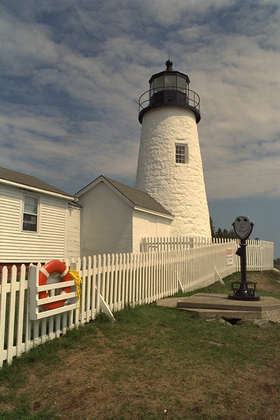
%> input picture BNR/images/kodak_fence.tif, 280 x 420 px, shrunk from 512 x 768 before the run
$ octave BNR_HVS.m   (GNU Octave 9; MATLAB toolbox functions it lacks are replaced by stand-ins)
%> lines starting %> are read from the running program, lines starting %| are printed output that depends on the picture; in (x1, y1, x2, y2) boxes, pixels count from 0 and x2, y2 are one past the last pixel; in counts of white or black regions, pixels touching at a corner belong together; the program's own positions count from 1
### Demosaic/src/RGB2Raw.m
function rawData = RGB2Raw(path, BayerFormat)
% RGB2Raw.m         get rawData from HiRawImage
%   Input:
%       path    	the path of orgImage
%       BayerFormat the format of raw, eg. 'RGGB','GRBG', 'GBRG'
%   Output:
%       rawData     the matrix of raw image data
%   Instructions:
%       author:     wtzhu
%       e-mail:     wtzhu_13@163.com
% Last Modified by wtzhu v1.0 2021-07-05
% Note:
orgImg = imread(path);
[height, width, channel] = size(orgImg);
if channel ~= 3
    fprintf('please input RGB format');
    return;
end
rawImg = zeros(height, width);

switch BayerFormat
    case 'RGGB'
        % R
        rawImg(1:2:end, 1:2:end) = orgImg(1:2:end, 1:2:end, 1);
        % B
        rawImg(2:2:end, 2:2:end) = orgImg(2:2:end, 2:2:end, 3);
        % G
        rawImg(2:2:end, 1:2:end) = orgImg(2:2:end, 1:2:end, 2);
        rawImg(1:2:end, 2:2:end) = orgImg(1:2:end, 2:2:end, 2);
    case 'GRBG'
        % R
        rawImg(1:2:end, 2:2:end) = orgImg(1:2:end, 2:2:end, 1);
        % B
        rawImg(2:2:end, 1:2:end) = orgImg(2:2:end, 1:2:end, 3);
        % G
        rawImg(1:2:end, 1:2:end) = orgImg(1:2:end, 1:2:end, 2);
        rawImg(2:2:end, 2:2:end) = orgImg(2:2:end, 2:2:end, 2);
    case 'GBRG'
        % R
        rawImg(2:2:end, 1:2:end) = orgImg(2:2:end, 1:2:end, 1);
        % B
        rawImg(1:2:end, 2:2:end) = orgImg(1:2:end, 2:2:end, 3);
        % G
        rawImg(1:2:end, 1:2:end) = orgImg(1:2:end, 1:2:end, 2);
        rawImg(2:2:end, 2:2:end) = orgImg(2:2:end, 2:2:end, 2);
end
rawData = rawImg;
imshow(uint8(rawData));
% save rawData
nameList = strsplit(path, '.');
fileName = char(cellstr(nameList(1)));
disp(fileName);
rawName = sprintf('%s_8bits_%s.raw', fileName, BayerFormat);
fb = fopen(rawName, 'wb');
rawImg = rawImg';
rawList = rawImg(:);
fwrite(fb, rawList, 'uint8');
fclose(fb);
end

### publicFunction/expandRaw.m
function imgExpand = expandRaw(img, expandNum)
% expandRaw.m          expanding the raw image by move the edge og image
%   Input:
%       img            the org image
%       expandNmm      the number of cols and rows to be expanded, must to
%                      be an even number
%   Output:
%       imgExpand      the expanded image
%   Instructions:
%       author:     wtzhu
%       e-mail:     wtzhu_13@163.com
% Last Modified by wtzhu v1.0 2021-07-16
% Note: the function is simliar to padarray(img, [expandNum expandNum], 'symmetric', 'both'), but this func is moving
%       the dege of img not mirror the edge;
if mod(expandNum, 2) ~= 0
    disp('expandNum must be an even number!')
    return
end
[height, width] = size(img);
imgExpand = zeros(height+expandNum*2, width+expandNum*2);
imgExpand(expandNum+1:height+expandNum, expandNum+1:width+expandNum) = img(:,:);
imgExpand(1:expandNum, expandNum+1:width+expandNum) = img(1:expandNum,:);
imgExpand(height+expandNum+1:height+expandNum*2, expandNum+1:width+expandNum) = img(height-expandNum+1:height,:);
imgExpand(:,1:expandNum) = imgExpand(:, expandNum+1:2*expandNum);
imgExpand(:,width+expandNum+1:width+2*expandNum) = imgExpand(:, width+1:width+expandNum);
end

### BNR/src/BNR_HVS.m
%% --------------------------------
%% author:wtzhu
%% email:wtzhu_13@163.com
%% date: 20211202
%% fuction: Based on paper titled "Noise Reduction for CFA Image Sensors
%%          Exploiting HVS Behaviour," by Angelo Bosco, Sebastiano Battiato,
%%          Arcangelo Bruna and Rosetta Rizzo
%% --------------------------------

close all;
clear all;
clc;

%% --------------parameters set---------------------------------
neighborhood_size = 5;
initial_noise_level = 30;
hvs_min = 5;
hvs_max = 10;
threshold_red_blue = 12;
BayerFormat = 'RGGB';


%% ----------------preparatory procedure------------------------
% get org image
addpath('../publicFunction');
org_img = imread('images/kodak_fence.tif');
%> org_img is the input picture: size 420x280x3 uint8; mean R, G, B 122.5, 115.5, 98.2
double_img = double(org_img);
[h, w, c] = size(double_img);
%> h = 420; w = 280; c = 3
figure();
imshow(org_img);
title('org image');

% rgb2raw
rggb_raw = RGB2Raw('../BNR/images/kodak_fence.tif', BayerFormat);
%> in RGB2Raw, `rawImg(2:2:end, 2:2:end) = orgImg(2:2:end, 2:2:end, 3);`:
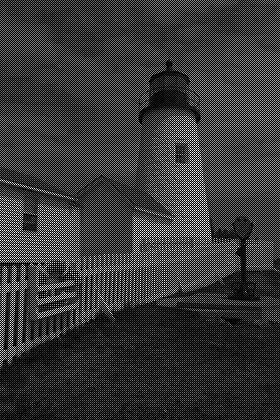
%> rawImg: size 420x280 double; min 0, max 255, mean 55.1
%> in RGB2Raw, `rawImg(2:2:end, 1:2:end) = orgImg(2:2:end, 1:2:end, 2);`:
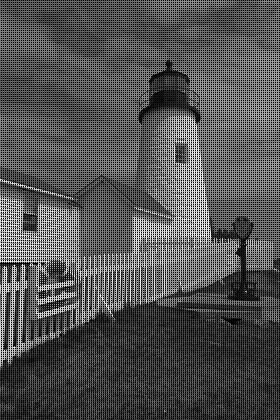
%> rawImg: size 420x280 double; min 0, max 255, mean 84
%> in RGB2Raw, `rawImg = rawImg';`:
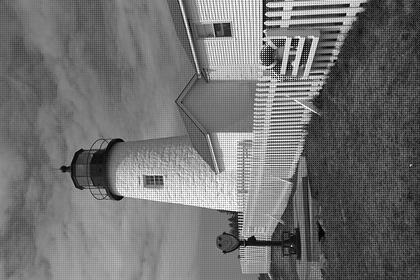
%> rawImg: size 280x420 double; min 0, max 255, mean 112.9; mean of the top-left, top-right, bottom-left and bottom-right quarters 110.7, 112.3, 131.8, 96.8
figure();
imshow(rggb_raw,[]);
title('raw');

% add noise to raw
noise_add = 10*randn(h, w);
noise_raw = rggb_raw + noise_add;
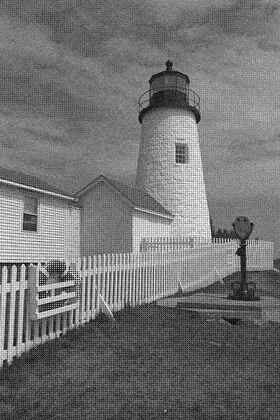
%> noise_raw: size 420x280 double; min -22.38, max 277.7, mean 112.9; drawn with min black and max white
noise_raw(noise_raw<0) = 0;
%> noise_raw: size 420x280 double; 0.11% of pixels changed, all inside (x1, y1, x2, y2) = (0, 65, 254, 418)
noise_raw(noise_raw>255) = 255;
%> noise_raw: size 420x280 double; min 0, max 255, mean 112.9; mean of the top-left, top-right, bottom-left and bottom-right quarters 110.6, 131.9, 112.2, 96.7
figure();
imshow(noise_raw,[]);
title('noise raw');

%% -------------Denoise-----------------------------------------
% pad raw
pixel_pad = floor(neighborhood_size / 2);
pad_raw = expandRaw(noise_raw, pixel_pad);
%> in expandRaw, `imgExpand(:,width+expandNum+1:width+2*expandNum) = imgExpand(:, width+..`:
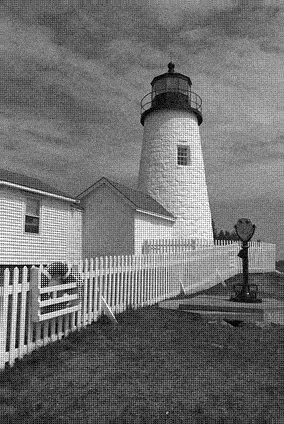
%> imgExpand: size 424x284 double; min 0, max 255, mean 112.7

denoised_out = zeros(h, w);
% texture_degree_debug = zeros(h, w);

for i = pixel_pad+1: h+pixel_pad
    for j = pixel_pad+1: w+pixel_pad
        % center pixel
        center_pixel = pad_raw(i, j);

        % signal analyzer block
        half_max = floor(255 / 2);
        if center_pixel <= half_max
            hvs_weight = -(((hvs_max - hvs_min) * double(center_pixel)) / half_max) + hvs_max;
        else
            hvs_weight = (((center_pixel - 255) * (hvs_max - hvs_min)) / (255 - half_max)) + hvs_max;
        end

        % noise level estimator previous value
        if j < (2*pixel_pad + 1)
            noise_level_previous_red = initial_noise_level;
            noise_level_previous_blue = initial_noise_level;
            noise_level_previous_green = initial_noise_level;
        else
            noise_level_previous_green = noise_level_current_green;
            if mod(i, 2) ~= 0       % red
                noise_level_previous_red = noise_level_current_red;
            elseif mod(i, 2) == 0   % blue
                noise_level_previous_blue = noise_level_current_blue;
            end
        end

        % Processings depending on Green or Red/Blue

        neighborhood = [pad_raw(i - 2, j - 2), pad_raw(i - 2, j), pad_raw(i - 2, j + 2), ...
                           pad_raw(i, j - 2),                        pad_raw(i, j + 2), ...
                           pad_raw(i + 2, j - 2), pad_raw(i + 2, j), pad_raw(i + 2, j + 2)];
        d = abs(neighborhood - center_pixel);
        d_max = max(d);
        d_min = min(d);
        % Red channel
        if mod(i, 2) == 1 && mod(j, 2) == 1
           % calculate texture_threshold
           texture_threshold = hvs_weight + noise_level_previous_red;

           % texture degree analyzer
           if (d_max <= threshold_red_blue)
                texture_degree = 1;
           elseif ((d_max > threshold_red_blue) && (d_max <= texture_threshold))
                texture_degree = -((d_max - threshold_red_blue) / (texture_threshold - threshold_red_blue)) + 1;
           elseif (d_max > texture_threshold)
                texture_degree = 0;
           end

           % noise level estimator update
           noise_level_current_red = texture_degree * d_max + (1 - texture_degree) * noise_level_previous_red;

        % Blue channel
        elseif mod(i, 2) == 0 && mod(j, 2) == 0
            texture_threshold = hvs_weight + noise_level_previous_blue;
            % texture degree analyzer
           if (d_max <= threshold_red_blue)
                texture_degree = 1;
           elseif ((d_max > threshold_red_blue) && (d_max <= texture_threshold))
                texture_degree = -((d_max - threshold_red_blue) / (texture_threshold - threshold_red_blue)) + 1;
           elseif (d_max > texture_threshold)
                texture_degree = 0;
           end

           % noise level estimator update
           noise_level_current_blue = texture_degree * d_max + (1 - texture_degree) * noise_level_previous_blue;
        % Green channel
        else
            texture_threshold = hvs_weight + noise_level_previous_green;
            % texture degree analyzer
            if (d_max == 0)
                texture_degree = 1;
            elseif ((d_max > 0) && (d_max <= texture_threshold))
                texture_degree = -(d_max / texture_threshold) + 1;
            elseif (d_max > texture_threshold)
                texture_degree = 0;
            end

            % noise level estimator update
            noise_level_current_green = texture_degree * d_max + (1 - texture_degree) * noise_level_previous_green;

        end
        % similarity threshold calculation
        if (texture_degree == 1)
            threshold_low = d_max;
            threshold_high = d_max;
        elseif (texture_degree == 0)
            threshold_low = d_min;
            threshold_high = (d_max + d_min) / 2;
        elseif ((texture_degree > 0) && (texture_degree < 1))
            threshold_high = (d_max + ((d_max + d_min) / 2)) / 2;
            threshold_low = (d_min + threshold_high) / 2;
        end

        % weight computation
        size_d = size(d);
        length_d = size_d(2);
        weight = zeros(size(d));
        pf = 0;
        for w_i = 1: length_d
            if (d(w_i) <= threshold_low)
                weight(w_i) = 1;
            elseif (d(w_i) > threshold_high)
                weight(w_i) = 0;
            elseif ((d(w_i) > threshold_low) && (d(w_i) < threshold_high))
                weight(w_i) = 1 + ((d(w_i) - threshold_low) / (threshold_low - threshold_high));
            end
            pf = pf + weight(w_i) * neighborhood(w_i)+ (1 - weight(w_i)) * center_pixel;
        end
        denoised_out(i - pixel_pad, j - pixel_pad) = pf / length_d;
    end
end
%> after the loop, hvs_weight = 7.58; noise_level_current_blue = 18.57; noise_level_current_green = 10.9; noise_level_current_red = 17.37; noise_level_previous_blue = 17.52; noise_level_previous_green = 10.9; noise_level_previous_red = 30; texture_degree = 0.227; texture_threshold = 25.1; threshold_high = 16.59; threshold_low = 8.3; weight = [1 1 1 0 1 0 1 1]
figure();imshow(uint8(denoised_out),[]);title('denoise');
figure();imshow((noise_raw-rggb_raw), []);title('noise');
%> after `imshow((noise_raw-rggb_raw), [])`:
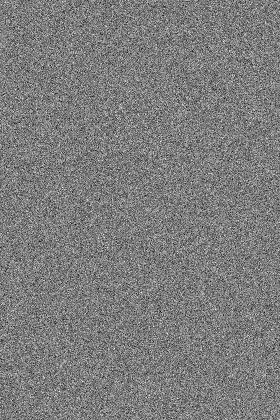
%> displayed picture: size 420x280, on the screen's scale of 0 to 255; min 0, max 255, mean 124.7
figure();imshow((denoised_out-rggb_raw), []);title('noise reduced');
%> after `imshow((denoised_out-rggb_raw), [])`:
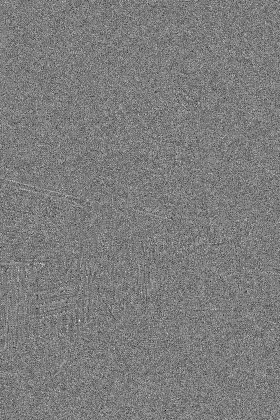
%> displayed picture: size 420x280, on the screen's scale of 0 to 255; min 0, max 255, mean 124.4
